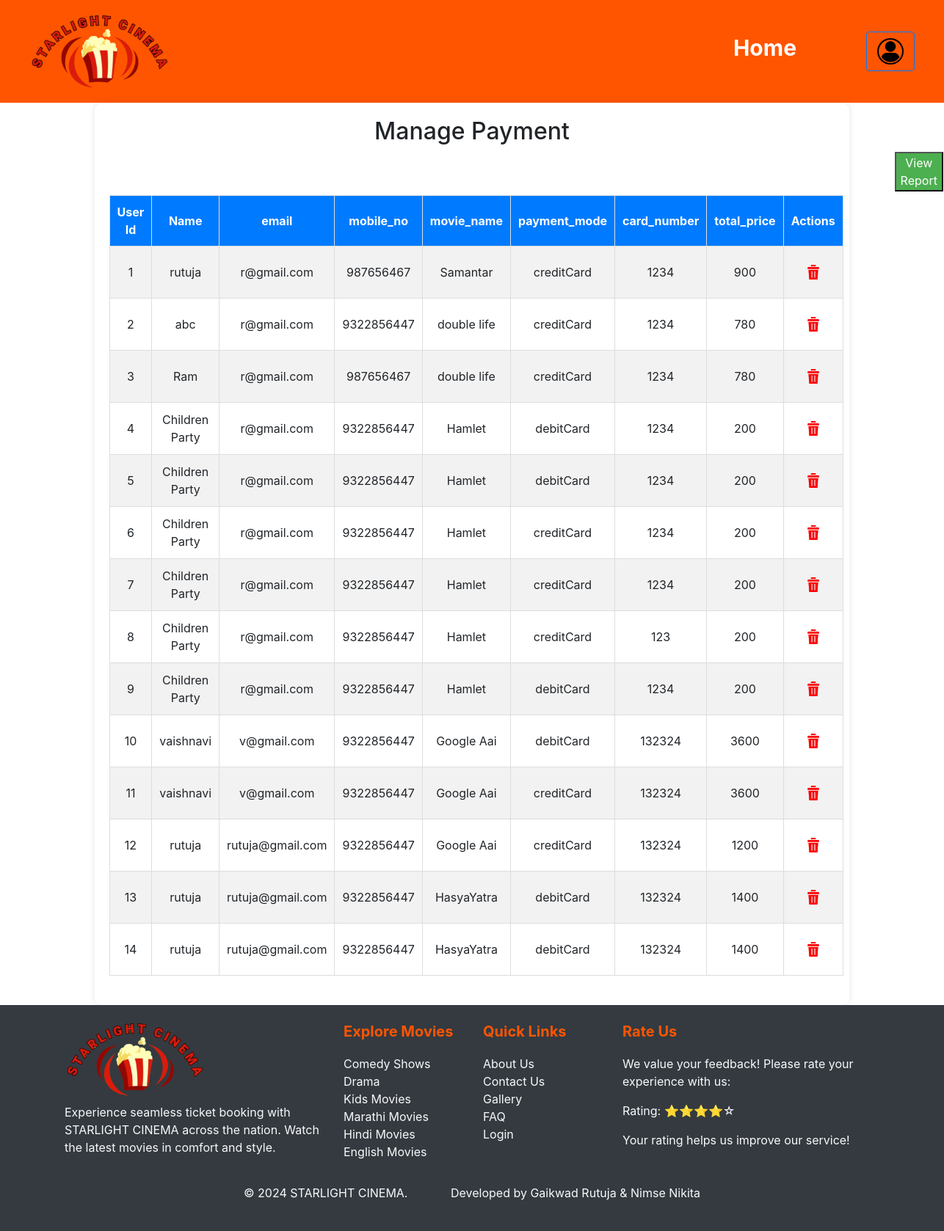
The app's page /Admin/pages/manage-payment.php, older data.
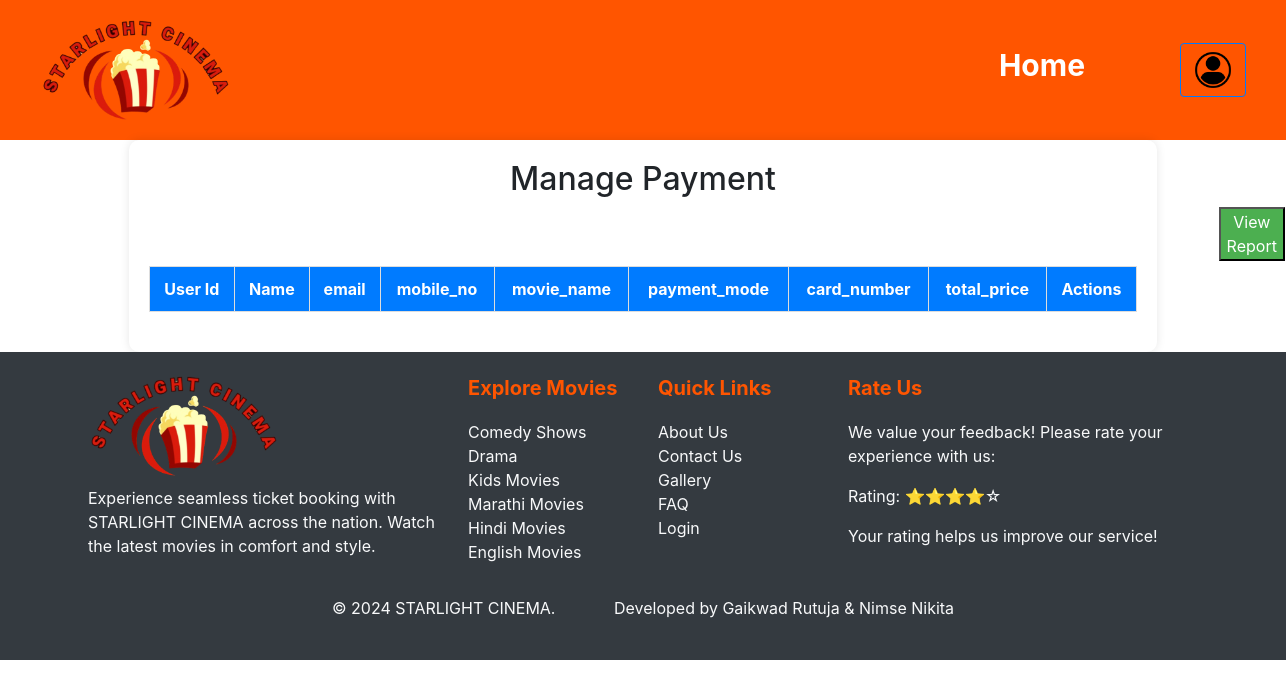
The same page, newer data.
### tables this page shows
CREATE TABLE `payment` (
  `id` int(50) NOT NULL,
  `name` text NOT NULL,
  `email` text NOT NULL,
  `mobile_no` text NOT NULL,
  `movie_name` text NOT NULL,
  `payment_mode` text NOT NULL,
  `card_number` text NOT NULL,
  `total_price` text NOT NULL
);

### Admin/pages/manage-payment.php (the view, shortened to what this page needs)
<?php
$databaseHost = "localhost";
$databaseName = "movieticketdb";
$databaseUsername = "root";
$databasePassword = "";
$con = new mysqli($databaseHost, $databaseUsername, $databasePassword,$databaseName)or die($conn->connect_error());
$sql = "SELECT * FROM payment ORDER BY id DESC";
 $query= $con->query($sql)
?>
<!DOCTYPE html>
<html lang="en">
<head>
    <link rel="stylesheet" href="./../css/addmovie.css">
    <link rel="stylesheet" href="./../css/manage-registration.css">
    <link rel="stylesheet" href="https://stackpath.bootstrapcdn.com/bootstrap/4.5.2/css/bootstrap.min.css">
</head>
<body>
    <header class="header">
        <div class="logo"><img src=".\..\..\Images\logo2.png" class="logo-img"></div>
        <nav class="nav">
        <ul>
            <li><a href="./admin-dashboard.php" style="margin-right:50px; font-size:30px;" >Home</a></li>
            <div class="d-flex align-items-center">
            <a href="./login.php" class="btn btn-outline-primary">
        <i class="bi bi-person"></i><img src =".\..\..\Images\login.png" style="height:40px;">
      </a>
    </div>
            </ul>
        </nav>
    </header>
    <div class="containers">
        <h2> Manage Payment</h2>
        <div >
            <a href="./report-payment.php"><button  style="color:white; background-color:#4CAF50;margin-left:1070px;margin-top:1px;margin-bottom: 5px;">View Report</button></a>
         </div>
        <table class="movie-table">
            <thead>
                <tr>
                    <th>User Id</th>
                    <th>Name</th>
                    <th>email</th>
                    <th>mobile_no</th>
                    <th>movie_name</th>
                    <th>payment_mode</th>
                    <th>card_number</th>
                    <th>total_price</th>
                    <th>Actions</th>
                </tr>
            </thead>
            <tbody>
                <tr>
                <?php
$i=0;
while ($res = $query->fetch_assoc())
 {
  echo "<tr>";
  echo" <td >".++$i."</td>";
  echo "<td>".$res['name']."</td>";
  echo "<td>".$res['email']."</td>";
  echo "<td>".$res['mobile_no']."</td>";
  echo "<td>".$res['movie_name']."</td>";
  echo "<td>".$res['payment_mode']."</td>";
  echo "<td>".$res['card_number']."</td>";
  echo "<td>".$res['total_price']."</td>";
  echo "<td>";
  echo "<a href='.\delete-payment.php?id=".$res['id']."'>
          <img src='.\..\..\Images\admin-images\delete.png' alt='Delete' class='icon' style='height:40px;'>
        </a>";
  echo "</td>";
  echo "</tr>";
}
?>
            </tbody>
        </table>
    </div>
     <div class="footer bg-dark text-light py-4">
    <div class="container">
        <div class="row">
            <div class="col-md-4">
            <div class="logo"><img src="./../../Images/logo2.png" class="logo-img" alt="Logo"></div>
                <p style="margin-top:10px;">Experience seamless ticket booking with STARLIGHT CINEMA across the nation. Watch the latest movies in comfort and style.</p>
            </div>
            <div class="col-md-2">
                <h5 class="footer-title">Explore Movies</h5>
                <ul class="list-unstyled">
                    <li><a href="#" class="text-light">Comedy Shows</a></li>
                    <li><a href="#" class="text-light">Drama</a></li>
                    <li><a href="#" class="text-light">Kids Movies</a></li>
                    <li><a href="#" class="text-light">Marathi Movies</a></li>
                    <li><a href="#" class="text-light">Hindi Movies</a></li>
                    <li><a href="#" class="text-light">English Movies</a></li>
                </ul>
            </div>
            <div class="col-md-2">
                <h5 class="footer-title">Quick Links</h5>
                <ul class="list-unstyled">
                    <li><a href="#" class="text-light">About Us</a></li>
                    <li><a href="#" class="text-light">Contact Us</a></li>
                    <li><a href="#" class="text-light">Gallery</a></li>
                    <li><a href="#" class="text-light">FAQ</a></li>
                    <li><a href="#" class="text-light">Login</a></li>
                </ul>
            </div>
            <div class="col-md-4">
    <h5 class="footer-title">Rate Us</h5>
    <p>We value your feedback! Please rate your experience with us:</p>
    <div class="rating">
    <p>Rating: ⭐⭐⭐⭐☆</p>
    </div>
    <p>Your rating helps us improve our service!</p>
</div>
        </div>
        <div class="row mt-3 text-center">
            <div class="col-12">
                <p>&copy; 2024 STARLIGHT CINEMA.  &nbsp; &nbsp; &nbsp; &nbsp; &nbsp; &nbsp;  Developed by Gaikwad Rutuja & Nimse Nikita</p>
            </div>
        </div>
    </div>
</div>
</body>
</html>

Row changes from the older to the newer data that the page shows:
removed payment: name "rutuja", email "r@gmail.com", mobile_no "987656467", movie_name "Samantar", payment_mode "creditCard", card_number "1234", total_price "900"
removed payment: name "abc", email "r@gmail.com", mobile_no "9322856447", movie_name "double life", payment_mode "creditCard", card_number "1234", total_price "780"
removed payment: name "Ram", email "r@gmail.com", mobile_no "987656467", movie_name "double life", payment_mode "creditCard", card_number "1234", total_price "780"
removed payment: name "Children Party", email "r@gmail.com", mobile_no "9322856447", movie_name "Hamlet", payment_mode "debitCard", card_number "1234", total_price "200"
removed payment: name "Children Party", email "r@gmail.com", mobile_no "9322856447", movie_name "Hamlet", payment_mode "debitCard", card_number "1234", total_price "200"
removed payment: name "Children Party", email "r@gmail.com", mobile_no "9322856447", movie_name "Hamlet", payment_mode "creditCard", card_number "1234", total_price "200"
removed payment: name "Children Party", email "r@gmail.com", mobile_no "9322856447", movie_name "Hamlet", payment_mode "creditCard", card_number "1234", total_price "200"
removed payment: name "Children Party", email "r@gmail.com", mobile_no "9322856447", movie_name "Hamlet", payment_mode "creditCard", card_number "123", total_price "200"
removed payment: name "Children Party", email "r@gmail.com", mobile_no "9322856447", movie_name "Hamlet", payment_mode "debitCard", card_number "1234", total_price "200"
removed payment: name "vaishnavi", email "v@gmail.com", mobile_no "9322856447", movie_name "Google Aai", payment_mode "debitCard", card_number "132324", total_price "3600"
removed payment: name "vaishnavi", email "v@gmail.com", mobile_no "9322856447", movie_name "Google Aai", payment_mode "creditCard", card_number "132324", total_price "3600"
removed payment: name "rutuja", email "rutuja@gmail.com", mobile_no "9322856447", movie_name "Google Aai", payment_mode "creditCard", card_number "132324", total_price "1200"
removed payment: name "rutuja", email "rutuja@gmail.com", mobile_no "9322856447", movie_name "HasyaYatra", payment_mode "debitCard", card_number "132324", total_price "1400"
removed payment: name "rutuja", email "rutuja@gmail.com", mobile_no "9322856447", movie_name "HasyaYatra", payment_mode "debitCard", card_number "132324", total_price "1400"
